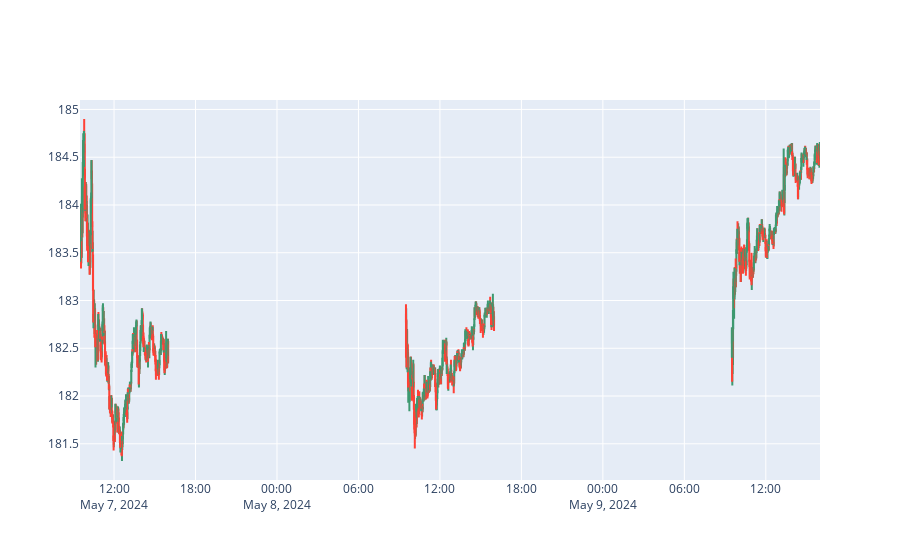

Write notebook code for a chart like this one.
### Code cell
plot_candlestick_chart(chart)

### Figure 1 — Plotly figure (JSON) as saved in the notebook; plotly's stock layout.template omitted (floating-point values rounded to 4 significant figures; data arrays with more than 128 entries replaced by an {"elided": "..."} marker saying what was removed)
{"data": [{"close": {"elided": "1170 float values"}, "high": {"elided": "1170 float values"}, "low": {"elided": "1170 float values"}, "open": {"elided": "1170 float values"}, "type": "candlestick", "x": {"elided": "1170 str values"}}], "layout": {"xaxis": {"rangeslider": {"visible": false}}}}
